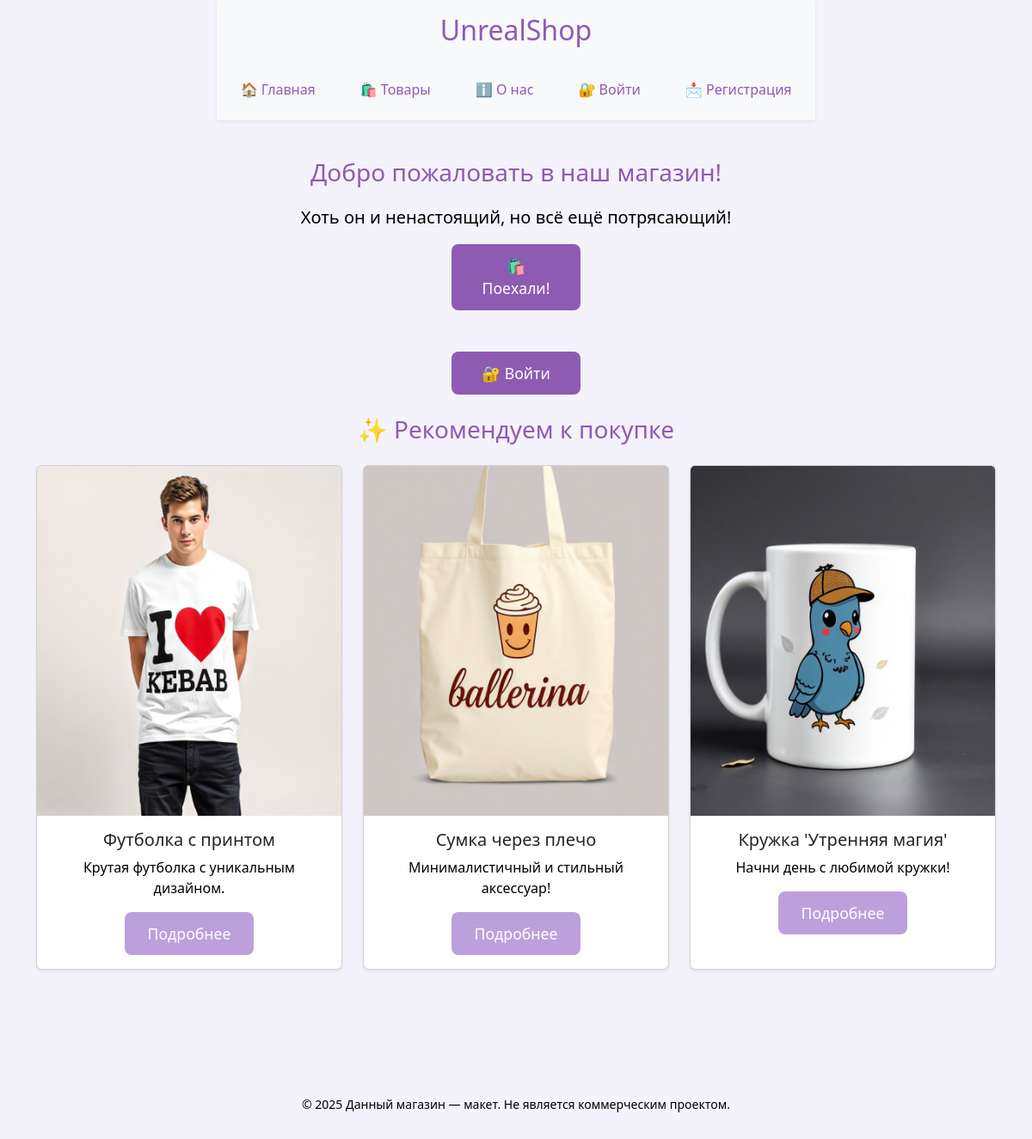
The page / on the database its author committed.
### website/models.py (models this page shows)
class Product(db.Model):
    id = db.Column(db.Integer, primary_key=True)
    name = db.Column(db.String(100), nullable=False)
    price = db.Column(db.Float, nullable=False)
    description = db.Column(db.Text)
    image = db.Column(db.String(200))
    category = db.Column(db.String(50), nullable=False)

### website/views.py (the view)
@views.route('/')
def home():
    try:
        db.session.execute(text("SELECT 1"))
        products = Product.query.limit(3).all()  # Получаем первые 3 продукта
        return render_template("home.html", products=products)
    except Exception as e:
        print(f"Ошибка БД: {e}")
        return "<center><h2>Добро пожаловать в UnrealShop (режим без БД)</h2></center>"

### website/templates/home.html (shortened to what this page needs)
{% extends "base.html" %}
{% block content %}
<section class="text-center mb-5">
    <h2 class="text-primary">Добро пожаловать в наш магазин!</h2>
    <p class="lead">Хоть он и ненастоящий, но всё ещё потрясающий!</p>
    <a href="{{ url_for('views.catalog') }}" class="btn btn-primary btn-lg">🛍️ Поехали!</a>
</section>
<div class="text-center mb-4">
    {% if current_user.is_authenticated %}
        <a href="{{ url_for('views.profile') }}" class="btn btn-primary">👤 Профиль</a>
    {% else %}
        <a href="{{ url_for('auth.login') }}" class="btn btn-primary">🔐 Войти</a>
    {% endif %}
</div>
<section class="mb-5">
    <h3 class="text-primary mb-4">✨ Рекомендуем к покупке</h3>
    <div class="row row-cols-1 row-cols-md-3 g-4">
        {% for product in products %}
        <div class="col">
            <div class="card h-100 shadow-sm">
                <img src="{{ url_for('static', filename=product.image) }}" class="card-img-top" alt="{{ product.name }}">
                <div class="card-body">
                    <h5 class="card-title">{{ product.name }}</h5>
                    <p class="card-text">{{ product.description|truncate(80) }}</p>
                    <a href="{{ url_for('views.product', product_id=product.id) }}" class="btn btn-outline-primary">Подробнее</a>
                </div>
            </div>
        </div>
        {% endfor %}
    </div>
</section>
{% endblock %}

### static/css/style.css (style rules this page uses)
body { display: flex; flex-direction: column; align-items: center; justify-content: center; min-height: 100vh; margin: 0; font-family: 'Segoe UI', Tahoma, Geneva, Verdana, sans-serif; background-color: #f4f2fa; color: #7d5ba6; }
h1, h2, h3, h4, a, label, li { color: #7d5ba6; }
p, span { color: #000000; }
.btn { font-size: 1rem; padding: 10px 20px; border-radius: 8px; transition: background-color 0.3s ease; background-color: #bca0dc; color: white; border: none; }
.btn-primary { background-color: #a88ed8; color: white; }
:root { --bs-primary: #8e5bb3; --bs-primary-rgb: 142, 91, 179; }
.text-primary { color: #8e5bb3 !important; }
.btn-primary { background-color: #8e5bb3 !important; border-color: #8e5bb3 !important; }
.btn { font-size: 1.1rem; padding: 12px 24px; border-radius: 8px; width: 150px; cursor: pointer; transition: background-color 0.3s ease, transform 0.2s ease; }
h2 { font-size: 1.75rem; color: #7d5ba6; margin-bottom: 20px; }

### rows shown on the page
Product: image (picture), name "Футболка с принтом", description "Крутая футболка с уникальным дизайном."
Product: image (picture), name "Сумка через плечо", description "Минималистичный и стильный аксессуар!"
Product: image (picture), name "Кружка 'Утренняя магия'", description "Начни день с любимой кружки!"
